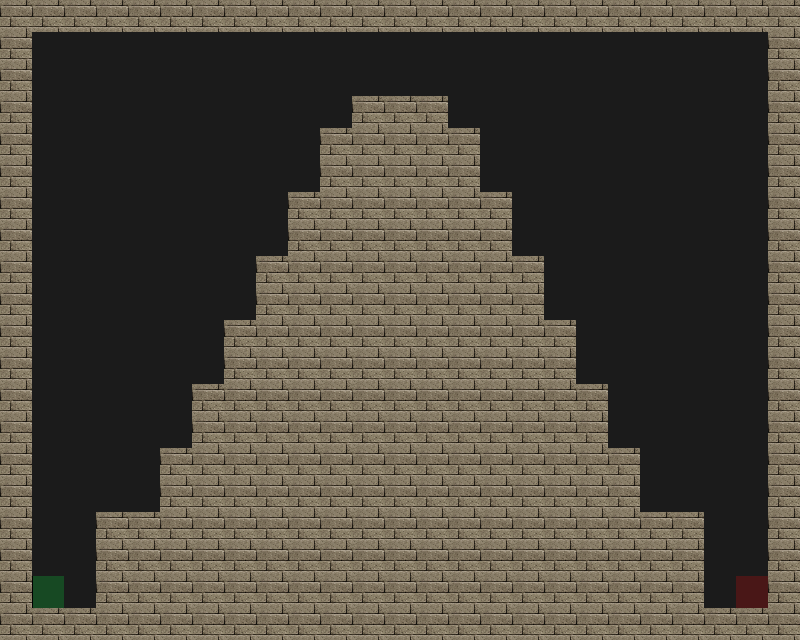

This game map was drawn from its Tiled (.tmx) file and the tilesets committed beside it. A one-line description and the full map source follow:
An orthogonal 25x20 tile map with 32x32 px tiles, 4 tile layers (Road, Wall, Utility, Trap), 3 tilesets.

<map version="1.0" tiledversion="1.1.5" orientation="orthogonal" renderorder="right-down" width="25" height="20" tilewidth="32" tileheight="32" infinite="0" nextobjectid="1">
 <tileset firstgid="1" source="tilesets/wallsandroofs.tsx" />
 <tileset firstgid="257" source="tilesets/road.tsx" />
 <tileset firstgid="258" source="tilesets/meta.tsx" />
 <layer name="Road" width="25" height="20">
  <data encoding="csv">
0,0,0,0,0,0,0,0,0,0,0,0,0,0,0,0,0,0,0,0,0,0,0,0,0,
0,257,257,257,257,257,257,257,257,257,257,257,257,257,257,257,257,257,257,257,257,257,257,257,0,
0,257,257,257,257,257,257,257,257,257,257,257,257,257,257,257,257,257,257,257,257,257,257,257,0,
0,257,257,257,257,257,257,257,257,257,257,0,0,0,257,257,257,257,257,257,257,257,257,257,0,
0,257,257,257,257,257,257,257,257,257,0,0,0,0,0,257,257,257,257,257,257,257,257,257,0,
0,257,257,257,257,257,257,257,257,257,0,0,0,0,0,257,257,257,257,257,257,257,257,257,0,
0,257,257,257,257,257,257,257,257,0,0,0,0,0,0,0,257,257,257,257,257,257,257,257,0,
0,257,257,257,257,257,257,257,257,0,0,0,0,0,0,0,257,257,257,257,257,257,257,257,0,
0,257,257,257,257,257,257,257,0,0,0,0,0,0,0,0,0,257,257,257,257,257,257,257,0,
0,257,257,257,257,257,257,257,0,0,0,0,0,0,0,0,0,257,257,257,257,257,257,257,0,
0,257,257,257,257,257,257,0,0,0,0,0,0,0,0,0,0,0,257,257,257,257,257,257,0,
0,257,257,257,257,257,257,0,0,0,0,0,0,0,0,0,0,0,257,257,257,257,257,257,0,
0,257,257,257,257,257,0,0,0,0,0,0,0,0,0,0,0,0,0,257,257,257,257,257,0,
0,257,257,257,257,257,0,0,0,0,0,0,0,0,0,0,0,0,0,257,257,257,257,257,0,
0,257,257,257,257,0,0,0,0,0,0,0,0,0,0,0,0,0,0,0,257,257,257,257,0,
0,257,257,257,257,0,0,0,0,0,0,0,0,0,0,0,0,0,0,0,257,257,257,257,0,
0,257,257,0,0,0,0,0,0,0,0,0,0,0,0,0,0,0,0,0,0,0,257,257,0,
0,257,257,0,0,0,0,0,0,0,0,0,0,0,0,0,0,0,0,0,0,0,257,257,0,
0,257,257,0,0,0,0,0,0,0,0,0,0,0,0,0,0,0,0,0,0,0,257,257,0,
0,0,0,0,0,0,0,0,0,0,0,0,0,0,0,0,0,0,0,0,0,0,0,0,0
</data>
 </layer>
 <layer name="Wall" width="25" height="20">
  <data encoding="csv">
66,66,66,66,66,66,66,66,66,66,66,66,66,66,66,66,66,66,66,66,66,66,66,66,66,
66,0,0,0,0,0,0,0,0,0,0,0,0,0,0,0,0,0,0,0,0,0,0,0,66,
66,0,0,0,0,0,0,0,0,0,0,0,0,0,0,0,0,0,0,0,0,0,0,0,66,
66,0,0,0,0,0,0,0,0,0,0,66,66,66,0,0,0,0,0,0,0,0,0,0,66,
66,0,0,0,0,0,0,0,0,0,66,66,66,66,66,0,0,0,0,0,0,0,0,0,66,
66,0,0,0,0,0,0,0,0,0,66,66,66,66,66,0,0,0,0,0,0,0,0,0,66,
66,0,0,0,0,0,0,0,0,66,66,66,66,66,66,66,0,0,0,0,0,0,0,0,66,
66,0,0,0,0,0,0,0,0,66,66,66,66,66,66,66,0,0,0,0,0,0,0,0,66,
66,0,0,0,0,0,0,0,66,66,66,66,66,66,66,66,66,0,0,0,0,0,0,0,66,
66,0,0,0,0,0,0,0,66,66,66,66,66,66,66,66,66,0,0,0,0,0,0,0,66,
66,0,0,0,0,0,0,66,66,66,66,66,66,66,66,66,66,66,0,0,0,0,0,0,66,
66,0,0,0,0,0,0,66,66,66,66,66,66,66,66,66,66,66,0,0,0,0,0,0,66,
66,0,0,0,0,0,66,66,66,66,66,66,66,66,66,66,66,66,66,0,0,0,0,0,66,
66,0,0,0,0,0,66,66,66,66,66,66,66,66,66,66,66,66,66,0,0,0,0,0,66,
66,0,0,0,0,66,66,66,66,66,66,66,66,66,66,66,66,66,66,66,0,0,0,0,66,
66,0,0,0,0,66,66,66,66,66,66,66,66,66,66,66,66,66,66,66,0,0,0,0,66,
66,0,0,66,66,66,66,66,66,66,66,66,66,66,66,66,66,66,66,66,66,66,0,0,66,
66,0,0,66,66,66,66,66,66,66,66,66,66,66,66,66,66,66,66,66,66,66,0,0,66,
66,0,0,66,66,66,66,66,66,66,66,66,66,66,66,66,66,66,66,66,66,66,0,0,66,
66,66,66,66,66,66,66,66,66,66,66,66,66,66,66,66,66,66,66,66,66,66,66,66,66
</data>
 </layer>
 <layer name="Utility" width="25" height="20">
  <data encoding="csv">
0,0,0,0,0,0,0,0,0,0,0,0,0,0,0,0,0,0,0,0,0,0,0,0,0,
0,0,0,0,0,0,0,0,0,0,0,0,0,0,0,0,0,0,0,0,0,0,0,0,0,
0,0,0,0,0,0,0,0,0,0,0,0,0,0,0,0,0,0,0,0,0,0,0,0,0,
0,0,0,0,0,0,0,0,0,0,0,0,0,0,0,0,0,0,0,0,0,0,0,0,0,
0,0,0,0,0,0,0,0,0,0,0,0,0,0,0,0,0,0,0,0,0,0,0,0,0,
0,0,0,0,0,0,0,0,0,0,0,0,0,0,0,0,0,0,0,0,0,0,0,0,0,
0,0,0,0,0,0,0,0,0,0,0,0,0,0,0,0,0,0,0,0,0,0,0,0,0,
0,0,0,0,0,0,0,0,0,0,0,0,0,0,0,0,0,0,0,0,0,0,0,0,0,
0,0,0,0,0,0,0,0,0,0,0,0,0,0,0,0,0,0,0,0,0,0,0,0,0,
0,0,0,0,0,0,0,0,0,0,0,0,0,0,0,0,0,0,0,0,0,0,0,0,0,
0,0,0,0,0,0,0,0,0,0,0,0,0,0,0,0,0,0,0,0,0,0,0,0,0,
0,0,0,0,0,0,0,0,0,0,0,0,0,0,0,0,0,0,0,0,0,0,0,0,0,
0,0,0,0,0,0,0,0,0,0,0,0,0,0,0,0,0,0,0,0,0,0,0,0,0,
0,0,0,0,0,0,0,0,0,0,0,0,0,0,0,0,0,0,0,0,0,0,0,0,0,
0,0,0,0,0,0,0,0,0,0,0,0,0,0,0,0,0,0,0,0,0,0,0,0,0,
0,0,0,0,0,0,0,0,0,0,0,0,0,0,0,0,0,0,0,0,0,0,0,0,0,
0,0,0,0,0,0,0,0,0,0,0,0,0,0,0,0,0,0,0,0,0,0,0,0,0,
0,0,0,0,0,0,0,0,0,0,0,0,0,0,0,0,0,0,0,0,0,0,0,0,0,
0,259,0,0,0,0,0,0,0,0,0,0,0,0,0,0,0,0,0,0,0,0,0,258,0,
0,0,0,0,0,0,0,0,0,0,0,0,0,0,0,0,0,0,0,0,0,0,0,0,0
</data>
 </layer>
 <layer name="Trap" width="25" height="20">
  <data encoding="csv">
0,0,0,0,0,0,0,0,0,0,0,0,0,0,0,0,0,0,0,0,0,0,0,0,0,
0,0,0,0,0,0,0,0,0,0,0,0,0,0,0,0,0,0,0,0,0,0,0,0,0,
0,0,0,0,0,0,0,0,0,0,0,0,0,0,0,0,0,0,0,0,0,0,0,0,0,
0,0,0,0,0,0,0,0,0,0,0,0,0,0,0,0,0,0,0,0,0,0,0,0,0,
0,0,0,0,0,0,0,0,0,0,0,0,0,0,0,0,0,0,0,0,0,0,0,0,0,
0,0,0,0,0,0,0,0,0,0,0,0,0,0,0,0,0,0,0,0,0,0,0,0,0,
0,0,0,0,0,0,0,0,0,0,0,0,0,0,0,0,0,0,0,0,0,0,0,0,0,
0,0,0,0,0,0,0,0,0,0,0,0,0,0,0,0,0,0,0,0,0,0,0,0,0,
0,0,0,0,0,0,0,0,0,0,0,0,0,0,0,0,0,0,0,0,0,0,0,0,0,
0,0,0,0,0,0,0,0,0,0,0,0,0,0,0,0,0,0,0,0,0,0,0,0,0,
0,0,0,0,0,0,0,0,0,0,0,0,0,0,0,0,0,0,0,0,0,0,0,0,0,
0,0,0,0,0,0,0,0,0,0,0,0,0,0,0,0,0,0,0,0,0,0,0,0,0,
0,0,0,0,0,0,0,0,0,0,0,0,0,0,0,0,0,0,0,0,0,0,0,0,0,
0,0,0,0,0,0,0,0,0,0,0,0,0,0,0,0,0,0,0,0,0,0,0,0,0,
0,0,0,0,0,0,0,0,0,0,0,0,0,0,0,0,0,0,0,0,0,0,0,0,0,
0,0,0,0,0,0,0,0,0,0,0,0,0,0,0,0,0,0,0,0,0,0,0,0,0,
0,0,0,0,0,0,0,0,0,0,0,0,0,0,0,0,0,0,0,0,0,0,0,0,0,
0,0,0,0,0,0,0,0,0,0,0,0,0,0,0,0,0,0,0,0,0,0,0,0,0,
0,0,0,0,0,0,0,0,0,0,0,0,0,0,0,0,0,0,0,0,0,0,0,0,0,
0,0,0,0,0,0,0,0,0,0,0,0,0,0,0,0,0,0,0,0,0,0,0,0,0
</data>
 </layer>
</map>
